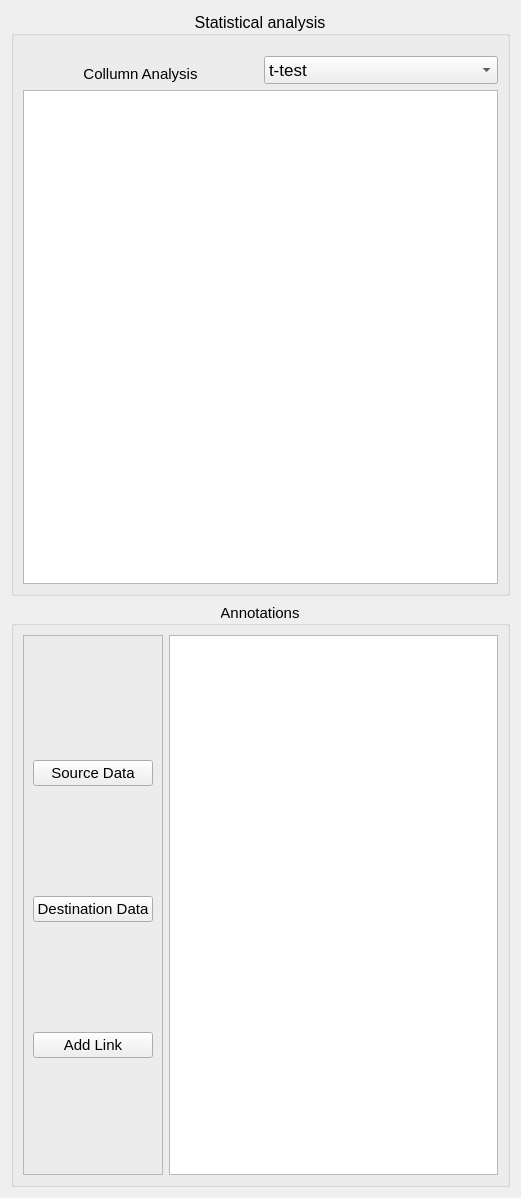
             <widget class="QWidget" name="scrollAreaWidgetContents_7">
              <property name="geometry">
               <rect>
                <x>0</x>
                <y>0</y>
                <width>521</width>
                <height>1198</height>
               </rect>
              </property>
              <layout class="QVBoxLayout" name="verticalLayout_3">
               <item>
                <widget class="QGroupBox" name="pg_2_statistical_analysis_groupBox_2">
                 <property name="font">
                  <font>
                   <pointsize>12</pointsize>
                  </font>
                 </property>
                 <property name="title">
                  <string>Statistical analysis</string>
                 </property>
                 <property name="alignment">
                  <set>Qt::AlignCenter</set>
                 </property>
                 <layout class="QGridLayout" name="gridLayout_3">
                  <property name="topMargin">
                   <number>20</number>
                  </property>
                  <item row="0" column="0">
                   <widget class="QLabel" name="pg_2_CollumnAnalysis_text_2">
                    <property name="minimumSize">
                     <size>
                      <width>0</width>
                      <height>28</height>
                     </size>
                    </property>
                    <property name="maximumSize">
                     <size>
                      <width>16777215</width>
                      <height>10</height>
                     </size>
                    </property>
                    <property name="font">
                     <font>
                      <pointsize>11</pointsize>
                     </font>
                    </property>
                    <property name="text">
                     <string>Collumn Analysis</string>
                    </property>
                    <property name="alignment">
                     <set>Qt::AlignHCenter|Qt::AlignTop</set>
                    </property>
                   </widget>
                  </item>
                  <item row="0" column="1">
                   <widget class="QComboBox" name="pg_2_statisticalAnalysis_combobox_2">
                    <property name="font">
                     <font>
                      <pointsize>13</pointsize>
                     </font>
                    </property>
                    <item>
                     <property name="text">
                      <string>t-test</string>
                     </property>
                    </item>
                    <item>
                     <property name="text">
                      <string>One-way Anova</string>
                     </property>
                    </item>
                    <item>
                     <property name="text">
                      <string>Two-way Anova</string>
                     </property>
                    </item>
                   </widget>
                  </item>
                  <item row="1" column="0" colspan="2">
                   <widget class="QTextBrowser" name="pg_2_textBrowser_2"/>
                  </item>
                 </layout>
                </widget>
               </item>
               <item>
                <widget class="QGroupBox" name="Annotations_GroupBox_2">
                 <property name="font">
                  <font>
                   <pointsize>11</pointsize>
                  </font>
                 </property>
                 <property name="title">
                  <string>Annotations</string>
                 </property>
                 <property name="alignment">
                  <set>Qt::AlignCenter</set>
                 </property>
                 <layout class="QGridLayout" name="gridLayout_4">
                  <item row="0" column="0">
                   <widget class="QFrame" name="pg_2_statistical_analysis_source_frame">
                    <property name="frameShape">
                     <enum>QFrame::StyledPanel</enum>
                    </property>
                    <property name="frameShadow">
                     <enum>QFrame::Raised</enum>
                    </property>
                    <layout class="QVBoxLayout" name="verticalLayout_4">
                     <property name="topMargin">
                      <number>20</number>
                     </property>
                     <item>
                      <widget class="QPushButton" name="pg_2_Source_Data_btn_2">
                       <property name="text">
                        <string>Source Data</string>
                       </property>
                      </widget>
                     </item>
                     <item>
                      <widget class="QPushButton" name="pg_2_Destination_Data_btn_2">
                       <property name="text">
                        <string>Destination Data</string>
                       </property>
                      </widget>
                     </item>
                     <item>
                      <widget class="QPushButton" name="pg_2_Add_Link_btn_2">
                       <property name="text">
                        <string>Add Link</string>
                       </property>
                      </widget>
                     </item>
                    </layout>
                   </widget>
                  </item>
                  <item row="0" column="1">
                   <widget class="QListView" name="Pg2_Annotatations_listView_2"/>
                  </item>
                 </layout>
                </widget>
               </item>
              </layout>
             </widget>
